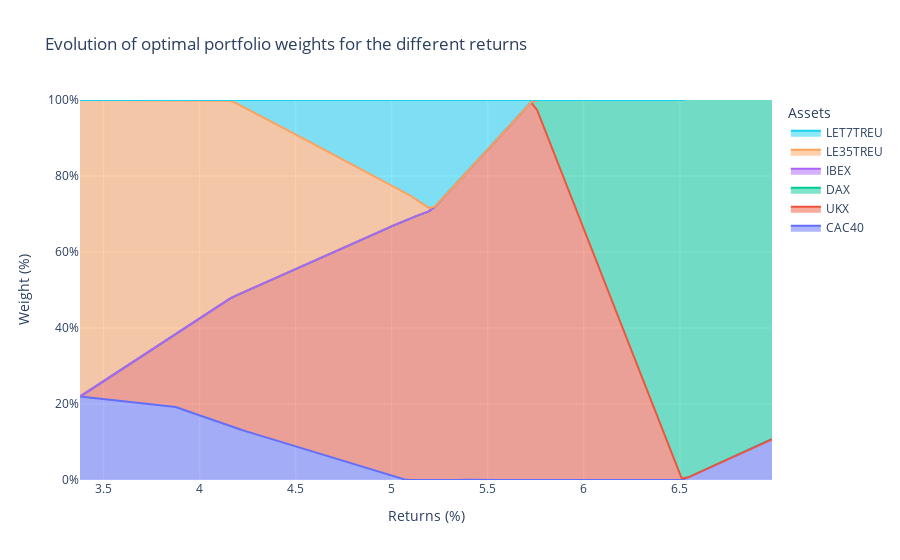

The code cell stored with this chart in its notebook:
### Code cell
df_weights= pd.DataFrame(all_weights, columns=indexes)
weights_plot(df_weights)
